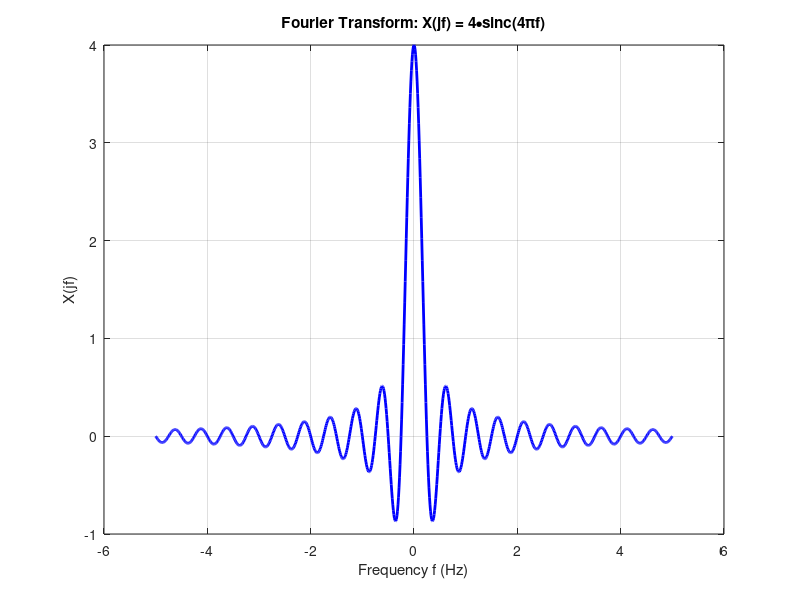
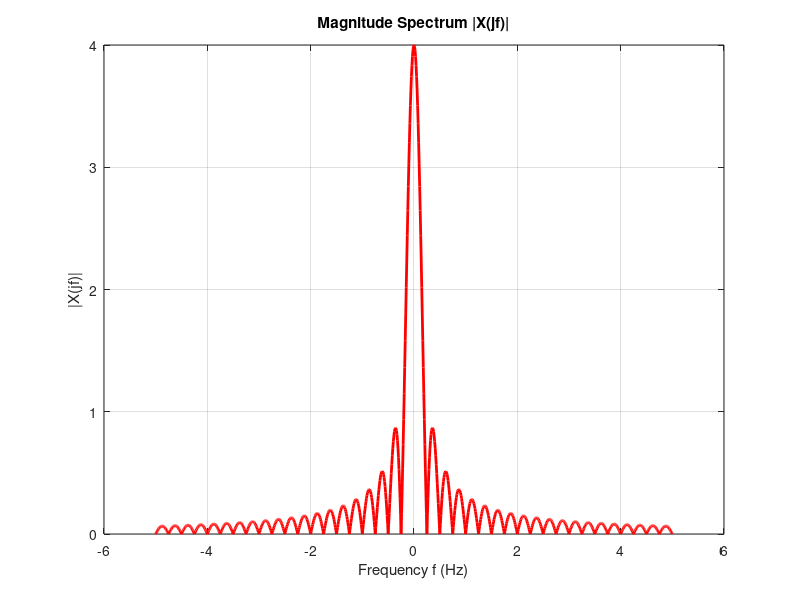
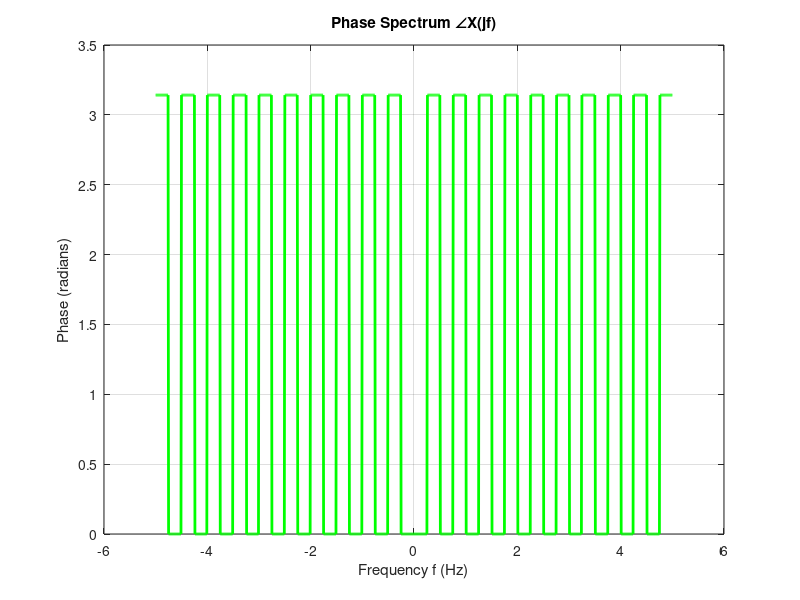

Reproduce these figures in MATLAB, in order.
% Simple Frequency Domain Analysis - Aperiodic Pulse
clear; close all; clc;

% Define frequency range
f = -5:0.01:5;           % Frequency from -5 Hz to 5 Hz

% Compute Fourier Transform
X = 4 * sinc(4 * f);     % X(jf) = 4*sinc(4πf)

% Create separate figures as requested
figure;
plot(f, X, 'b-', 'LineWidth', 2);
title('Fourier Transform: X(jf) = 4•sinc(4πf)');
xlabel('Frequency f (Hz)');
ylabel('X(jf)');
grid on;

figure;
plot(f, abs(X), 'r-', 'LineWidth', 2);
title('Magnitude Spectrum |X(jf)|');
xlabel('Frequency f (Hz)');
ylabel('|X(jf)|');
grid on;

figure;
plot(f, angle(X), 'g-', 'LineWidth', 2);
title('Phase Spectrum ∠X(jf)');
xlabel('Frequency f (Hz)');
ylabel('Phase (radians)');
grid on;